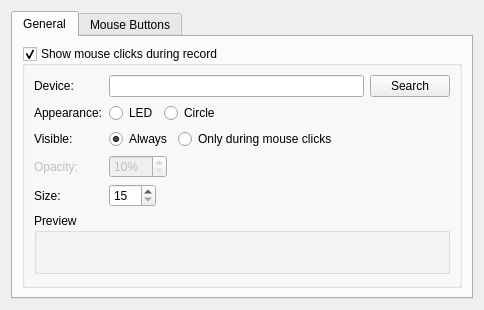
<?xml version="1.0" encoding="UTF-8"?>
<ui version="4.0">
 <class>MouseConfig</class>
 <widget class="QWidget" name="MouseConfig">
  <property name="geometry">
   <rect>
    <x>0</x>
    <y>0</y>
    <width>484</width>
    <height>297</height>
   </rect>
  </property>
  <property name="windowTitle">
   <string notr="true"/>
  </property>
  <property name="toolTip">
   <string notr="true"/>
  </property>
  <layout class="QVBoxLayout" name="verticalLayout">
   <property name="spacing">
    <number>0</number>
   </property>
   <item>
    <widget class="KTabWidget" name="ktabwidget">
     <property name="currentIndex">
      <number>0</number>
     </property>
     <widget class="QWidget" name="tab_3">
      <attribute name="title">
       <string>General</string>
      </attribute>
      <layout class="QVBoxLayout" name="verticalLayout_2">
       <item>
        <widget class="QGroupBox" name="kcfg_showActivity">
         <property name="title">
          <string>Show mouse clicks during record</string>
         </property>
         <property name="flat">
          <bool>false</bool>
         </property>
         <property name="checkable">
          <bool>true</bool>
         </property>
         <layout class="QFormLayout" name="formLayout_4">
          <property name="fieldGrowthPolicy">
           <enum>QFormLayout::ExpandingFieldsGrow</enum>
          </property>
          <item row="0" column="0">
           <widget class="QLabel" name="label_4">
            <property name="text">
             <string>Device:</string>
            </property>
            <property name="buddy">
             <cstring>kcfg_mouseDevice</cstring>
            </property>
           </widget>
          </item>
          <item row="0" column="1">
           <layout class="QHBoxLayout" name="horizontalLayout_2">
            <item>
             <widget class="KLineEdit" name="kcfg_mouseDevice">
              <property name="enabled">
               <bool>true</bool>
              </property>
             </widget>
            </item>
            <item>
             <widget class="KPushButton" name="keyMonButton">
              <property name="enabled">
               <bool>true</bool>
              </property>
              <property name="text">
               <string>Search</string>
              </property>
             </widget>
            </item>
           </layout>
          </item>
          <item row="2" column="0">
           <widget class="QLabel" name="label_2">
            <property name="text">
             <string>Appearance:</string>
            </property>
           </widget>
          </item>
          <item row="2" column="1">
           <layout class="QHBoxLayout" name="horizontalLayout_3">
            <item>
             <widget class="QRadioButton" name="kcfg_led">
              <property name="text">
               <string>LED</string>
              </property>
              <property name="checked">
               <bool>true</bool>
              </property>
             </widget>
            </item>
            <item>
             <widget class="QRadioButton" name="kcfg_circle">
              <property name="text">
               <string>Circle</string>
              </property>
             </widget>
            </item>
           </layout>
          </item>
          <item row="4" column="0">
           <widget class="QLabel" name="label_5">
            <property name="text">
             <string>Visible:</string>
            </property>
           </widget>
          </item>
          <item row="4" column="1">
           <layout class="QHBoxLayout" name="horizontalLayout_4">
            <item>
             <widget class="QRadioButton" name="kcfg_mouseWidgetAlwaysVisible">
              <property name="text">
               <string>Always</string>
              </property>
              <property name="checked">
               <bool>true</bool>
              </property>
              <property name="autoExclusive">
               <bool>false</bool>
              </property>
             </widget>
            </item>
            <item>
             <widget class="QRadioButton" name="kcfg_mouseWidgetInvisible">
              <property name="text">
               <string>Only during mouse clicks</string>
              </property>
              <property name="autoExclusive">
               <bool>false</bool>
              </property>
             </widget>
            </item>
           </layout>
          </item>
          <item row="5" column="0">
           <widget class="QLabel" name="opacityLabel">
            <property name="enabled">
             <bool>false</bool>
            </property>
            <property name="text">
             <string>Opacity:</string>
            </property>
            <property name="buddy">
             <cstring>kcfg_cursorOpacity</cstring>
            </property>
           </widget>
          </item>
          <item row="6" column="0">
           <widget class="QLabel" name="label_3">
            <property name="text">
             <string>Size:</string>
            </property>
            <property name="buddy">
             <cstring>kcfg_cursorWidgetSize</cstring>
            </property>
           </widget>
          </item>
          <item row="6" column="1">
           <widget class="KIntSpinBox" name="kcfg_cursorWidgetSize">
            <property name="suffix">
             <string notr="true"/>
            </property>
            <property name="prefix">
             <string/>
            </property>
            <property name="minimum">
             <number>15</number>
            </property>
            <property name="maximum">
             <number>100</number>
            </property>
           </widget>
          </item>
          <item row="7" column="0" colspan="2">
           <widget class="QGroupBox" name="groupBox">
            <property name="title">
             <string>Preview</string>
            </property>
            <layout class="QGridLayout" name="gridLayout">
             <item row="0" column="1">
              <widget class="CursorWidget" name="cursorWidget" native="true">
               <property name="minimumSize">
                <size>
                 <width>9</width>
                 <height>9</height>
                </size>
               </property>
              </widget>
             </item>
             <item row="0" column="0">
              <spacer name="horizontalSpacer_2">
               <property name="orientation">
                <enum>Qt::Horizontal</enum>
               </property>
               <property name="sizeHint" stdset="0">
                <size>
                 <width>40</width>
                 <height>20</height>
                </size>
               </property>
              </spacer>
             </item>
             <item row="0" column="2">
              <spacer name="horizontalSpacer_3">
               <property name="orientation">
                <enum>Qt::Horizontal</enum>
               </property>
               <property name="sizeHint" stdset="0">
                <size>
                 <width>40</width>
                 <height>20</height>
                </size>
               </property>
              </spacer>
             </item>
            </layout>
           </widget>
          </item>
          <item row="5" column="1">
           <widget class="KIntSpinBox" name="kcfg_cursorOpacity">
            <property name="enabled">
             <bool>false</bool>
            </property>
            <property name="suffix">
             <string notr="true">%</string>
            </property>
            <property name="minimum">
             <number>10</number>
            </property>
            <property name="maximum">
             <number>100</number>
            </property>
            <property name="singleStep">
             <number>10</number>
            </property>
           </widget>
          </item>
         </layout>
        </widget>
       </item>
      </layout>
     </widget>
     <widget class="QWidget" name="tab_4">
      <attribute name="title">
       <string>Mouse Buttons</string>
      </attribute>
      <layout class="QVBoxLayout" name="verticalLayout_3">
       <item>
        <layout class="QHBoxLayout" name="horizontalLayout">
         <item>
          <widget class="QLabel" name="label">
           <property name="text">
            <string>Mouse button</string>
           </property>
          </widget>
         </item>
         <item>
          <widget class="KComboBox" name="buttonCombo"/>
         </item>
         <item>
          <widget class="KPushButton" name="addButton">
           <property name="text">
            <string>Add</string>
           </property>
          </widget>
         </item>
         <item>
          <spacer name="horizontalSpacer">
           <property name="orientation">
            <enum>Qt::Horizontal</enum>
           </property>
           <property name="sizeHint" stdset="0">
            <size>
             <width>40</width>
             <height>20</height>
            </size>
           </property>
          </spacer>
         </item>
        </layout>
       </item>
       <item>
        <widget class="QTreeWidget" name="treeWidget">
         <property name="editTriggers">
          <set>QAbstractItemView::NoEditTriggers</set>
         </property>
         <property name="showDropIndicator" stdset="0">
          <bool>false</bool>
         </property>
         <property name="alternatingRowColors">
          <bool>false</bool>
         </property>
         <property name="rootIsDecorated">
          <bool>false</bool>
         </property>
         <property name="uniformRowHeights">
          <bool>false</bool>
         </property>
         <property name="animated">
          <bool>false</bool>
         </property>
         <property name="columnCount">
          <number>3</number>
         </property>
         <attribute name="headerDefaultSectionSize">
          <number>100</number>
         </attribute>
         <attribute name="headerMinimumSectionSize">
          <number>22</number>
         </attribute>
         <attribute name="headerStretchLastSection">
          <bool>true</bool>
         </attribute>
         <attribute name="headerDefaultSectionSize">
          <number>100</number>
         </attribute>
         <attribute name="headerMinimumSectionSize">
          <number>22</number>
         </attribute>
         <attribute name="headerStretchLastSection">
          <bool>true</bool>
         </attribute>
         <column>
          <property name="text">
           <string>Remove</string>
          </property>
         </column>
         <column>
          <property name="text">
           <string>Mouse Button</string>
          </property>
         </column>
         <column>
          <property name="text">
           <string>Color</string>
          </property>
         </column>
        </widget>
       </item>
      </layout>
     </widget>
    </widget>
   </item>
  </layout>
 </widget>
 <customwidgets>
  <customwidget>
   <class>KIntSpinBox</class>
   <extends>QSpinBox</extends>
   <header>knuminput.h</header>
  </customwidget>
  <customwidget>
   <class>KPushButton</class>
   <extends>QPushButton</extends>
   <header>kpushbutton.h</header>
  </customwidget>
  <customwidget>
   <class>KLineEdit</class>
   <extends>QLineEdit</extends>
   <header>klineedit.h</header>
  </customwidget>
  <customwidget>
   <class>KComboBox</class>
   <extends>QComboBox</extends>
   <header>kcombobox.h</header>
  </customwidget>
  <customwidget>
   <class>KTabWidget</class>
   <extends>QTabWidget</extends>
   <header>ktabwidget.h</header>
   <container>1</container>
  </customwidget>
  <customwidget>
   <class>CursorWidget</class>
   <extends>QWidget</extends>
   <header>cursorwidget.h</header>
   <container>1</container>
  </customwidget>
 </customwidgets>
 <tabstops>
  <tabstop>ktabwidget</tabstop>
  <tabstop>kcfg_showActivity</tabstop>
  <tabstop>kcfg_mouseDevice</tabstop>
  <tabstop>keyMonButton</tabstop>
  <tabstop>kcfg_led</tabstop>
  <tabstop>kcfg_circle</tabstop>
  <tabstop>kcfg_mouseWidgetAlwaysVisible</tabstop>
  <tabstop>kcfg_mouseWidgetInvisible</tabstop>
  <tabstop>kcfg_cursorOpacity</tabstop>
  <tabstop>kcfg_cursorWidgetSize</tabstop>
  <tabstop>treeWidget</tabstop>
  <tabstop>buttonCombo</tabstop>
  <tabstop>addButton</tabstop>
 </tabstops>
 <resources/>
 <connections>
  <connection>
   <sender>kcfg_circle</sender>
   <signal>toggled(bool)</signal>
   <receiver>opacityLabel</receiver>
   <slot>setEnabled(bool)</slot>
   <hints>
    <hint type="sourcelabel">
     <x>185</x>
     <y>120</y>
    </hint>
    <hint type="destinationlabel">
     <x>82</x>
     <y>180</y>
    </hint>
   </hints>
  </connection>
  <connection>
   <sender>kcfg_circle</sender>
   <signal>toggled(bool)</signal>
   <receiver>kcfg_cursorOpacity</receiver>
   <slot>setEnabled(bool)</slot>
   <hints>
    <hint type="sourcelabel">
     <x>167</x>
     <y>119</y>
    </hint>
    <hint type="destinationlabel">
     <x>134</x>
     <y>158</y>
    </hint>
   </hints>
  </connection>
 </connections>
</ui>
